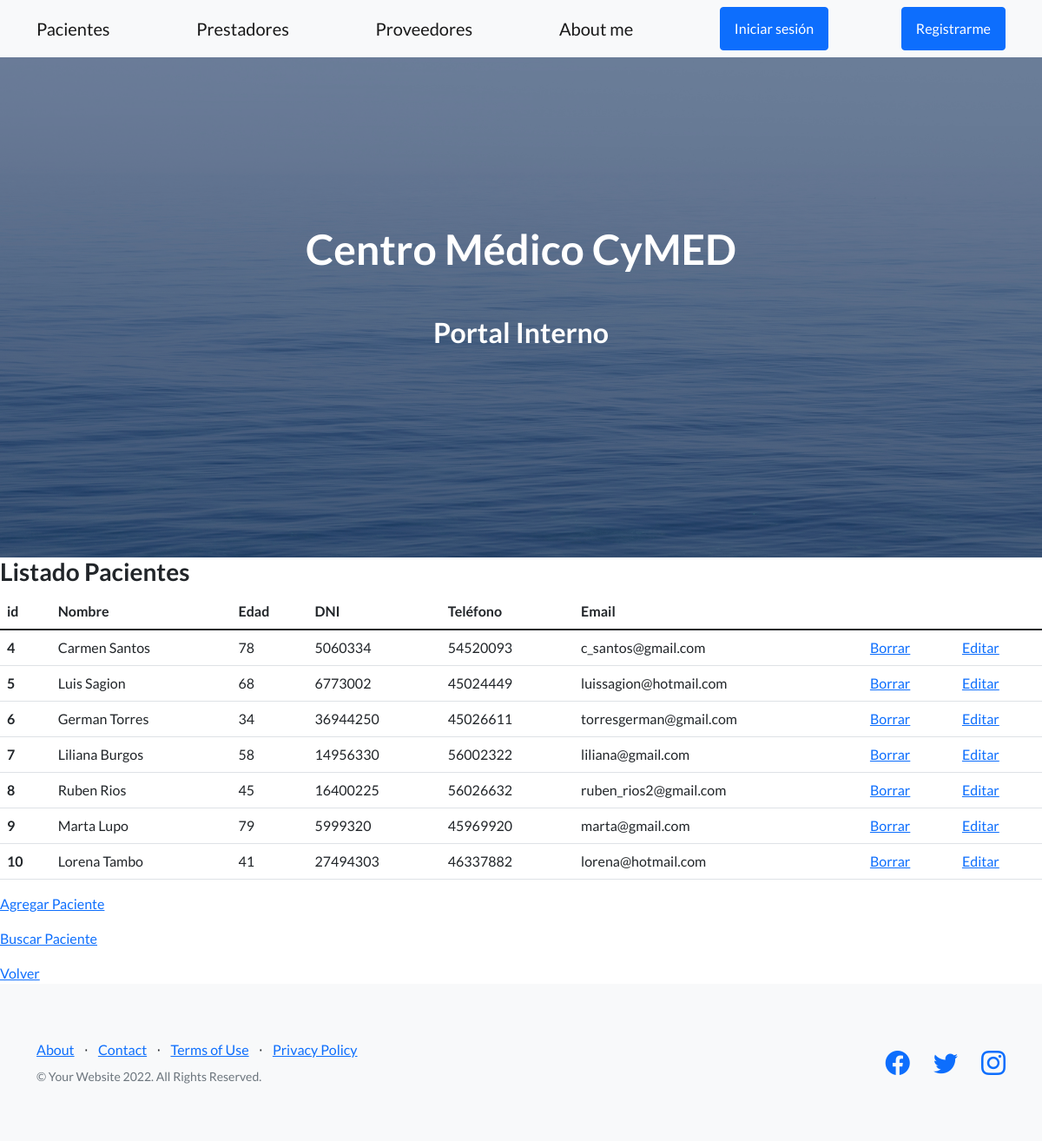
/pacientes, run on the app's committed database.
### app_coder/models.py (models this page shows, shortened)
class Pacientes(models.Model):
    nombre= models.CharField(max_length=40)
    edad= models.IntegerField()
    dni= models.IntegerField()
    telefono= models.IntegerField('', default=0)
    email= models.EmailField('', default="No informado")

### app_coder/views.py (the view)
# urls.py: path("pacientes", views.pacientes, name="pacientes"),
def pacientes(request):
    pacientes= Pacientes.objects.all()
    datos= {"pacientes" : pacientes }
    plantilla= loader.get_template("pacientes.html")
    documento= plantilla.render(datos)
    return HttpResponse(documento)

### app_coder/template/pacientes.html (shortened to what this page needs)
{% extends "padre.html" %}
{% load static %}
{% block contenido %}
    <table class="table">
        <thead>
          <h3>Listado Pacientes</h3>
          <tr>
            <th scope="col">id</th>
            <th scope="col">Nombre</th>
            <th scope="col">Edad</th>
            <th scope="col">DNI</th>
            <th scope="col">Teléfono</th>
            <th scope="col">Email</th>
          </tr>
        </thead>
        <tbody>
            {% for n in pacientes %}
            <tr>
                <th scope="row">{{n.id}}</th>
                <td>{{n.nombre}}</td>
                <td>{{n.edad}}</td>
                <td>{{n.dni}}</td>
                <td>{{n.telefono}}</td>
                <td>{{n.email}}</td>
                <td><a href="{% url 'elimina_paciente' n.id %}">Borrar</a></td>
                <td><a href="{% url 'editar_paciente' n.id %}">Editar</a></td>
            </tr>
            {% endfor %}
        </tbody>
      </table>
        <a href="alta_pacientes">Agregar Paciente</a>
        <a href="buscar_paciente">Buscar Paciente</a>
        <a href="{% url 'inicio' %}">Volver</a>
{% endblock %}

### app_coder/template/padre.html (shortened to what this page needs)
<!DOCTYPE html>
<html lang="en">
    <head>
        {% load static %}
        <link href="https://cdn.jsdelivr.net/npm/bootstrap-icons@1.5.0/font/bootstrap-icons.css" rel="stylesheet" type="text/css" />
        <link href="{% static 'app_coder/css/styles.css' %}" rel="stylesheet" />
    </head>
    <body>
        <nav class="navbar navbar-light bg-light static-top">
            <div class="container">
                <a class="navbar-brand" href="{% url 'pacientes' %}">Pacientes</a>
                <a class="navbar-brand" href="{% url 'prestadores' %}">Prestadores</a>
                <a class="navbar-brand" href="{% url 'proveedores' %}">Proveedores</a>
                {% if not request.user.is_authenticated %}
                <a class="navbar-brand" href="{% url 'about_me' %}">About me</a>
                {% endif %}
                {% if not request.user.is_authenticated %}
                <a class="btn btn-primary" href="{% url 'Login' %}">Iniciar sesión</a>
                {% endif %}
                {% if not request.user.is_authenticated %}
                <a class="btn btn-primary" href="{% url 'Register' %}">Registrarme</a>
                {% endif %}
            </div>
        </nav>
        <header class="masthead">
            <div class="container position-relative">
                <div class="row justify-content-center">
                    <div class="col-xl-6">
                        <div class="text-center text-white">
                            <h1 class="mb-5">Centro Médico CyMED</h1>
                            <h2 class="mb-5">Portal Interno</h2>
                        </div>
                    </div>
                </div>
            </div>
        </header>
        {% block contenido %}
        {% endblock %}
        <footer class="footer bg-light">
            <div class="container">
                <div class="row">
                    <div class="col-lg-6 h-100 text-center text-lg-start my-auto">
                        <ul class="list-inline mb-2">
                            <li class="list-inline-item"><a href="#!">About</a></li>
                            <li class="list-inline-item">⋅</li>
                            <li class="list-inline-item"><a href="#!">Contact</a></li>
                            <li class="list-inline-item">⋅</li>
                            <li class="list-inline-item"><a href="#!">Terms of Use</a></li>
                            <li class="list-inline-item">⋅</li>
                            <li class="list-inline-item"><a href="#!">Privacy Policy</a></li>
                        </ul>
                        <p class="text-muted small mb-4 mb-lg-0">&copy; Your Website 2022. All Rights Reserved.</p>
                    </div>
                    <div class="col-lg-6 h-100 text-center text-lg-end my-auto">
                        <ul class="list-inline mb-0">
                            <li class="list-inline-item me-4">
                                <a href="#!"><i class="bi-facebook fs-3"></i></a>
                            </li>
                            <li class="list-inline-item me-4">
                                <a href="#!"><i class="bi-twitter fs-3"></i></a>
                            </li>
                            <li class="list-inline-item">
                                <a href="#!"><i class="bi-instagram fs-3"></i></a>
                            </li>
                        </ul>
                    </div>
                </div>
            </div>
        </footer>
    </body>
</html>

### data on the page
Pacientes: id "4", nombre "Carmen Santos", edad "78", dni "5060334", telefono "54520093", email "c_santos@gmail.com"
Pacientes: id "5", nombre "Luis Sagion", edad "68", dni "6773002", telefono "45024449", email "luissagion@hotmail.com"
Pacientes: id "6", nombre "German Torres", edad "34", dni "36944250", telefono "45026611", email "torresgerman@gmail.com"
Pacientes: id "7", nombre "Liliana Burgos", edad "58", dni "14956330", telefono "56002322", email "liliana@gmail.com"
Pacientes: id "8", nombre "Ruben Rios", edad "45", dni "16400225", telefono "56026632", email "ruben_rios2@gmail.com"
Pacientes: id "9", nombre "Marta Lupo", edad "79", dni "5999320", telefono "45969920", email "marta@gmail.com"
Pacientes: id "10", nombre "Lorena Tambo", edad "41", dni "27494303", telefono "46337882", email "lorena@hotmail.com"
